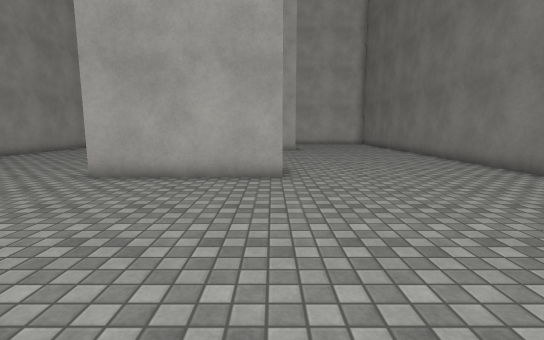
[1] (above)

16 first-person views from a walk through a 3-D level made in the Unity game engine. The camera is 1.3 m above the floor, tilts 8° down and sees 85° across. Doors are open. The floor is counted in squares, 1 m on a side. Each view is taken from the middle of a square. On the plan, view 1 faces up. The plan holds only what a view shows up to about 14 squares ahead; the rest is blank. The place goes on beyond the plan. Some animated figures are not drawn. Surface patterns are stand-ins for the level's own textures.

[2]
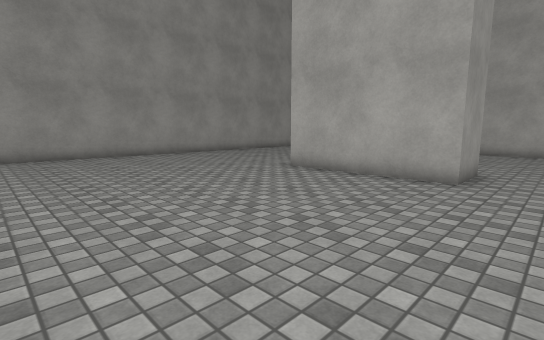

[3]
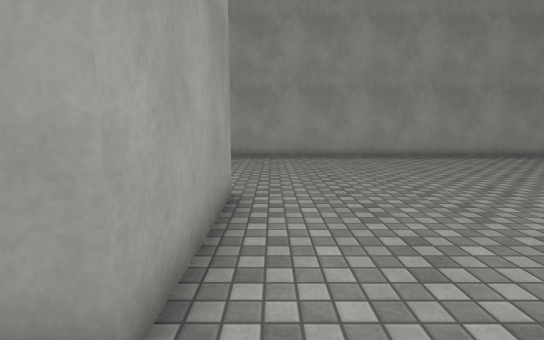

[4]
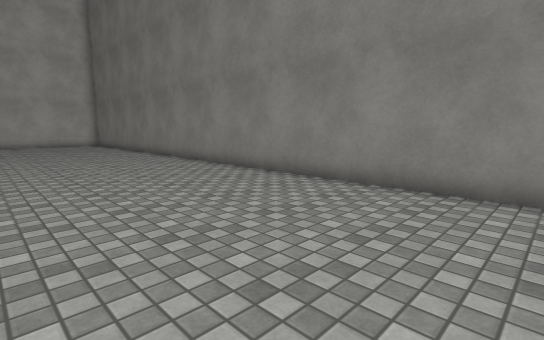

[5]
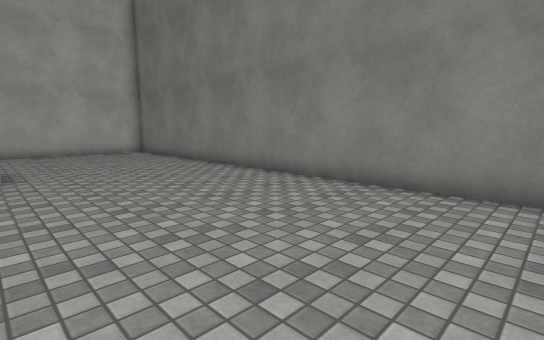

[6]
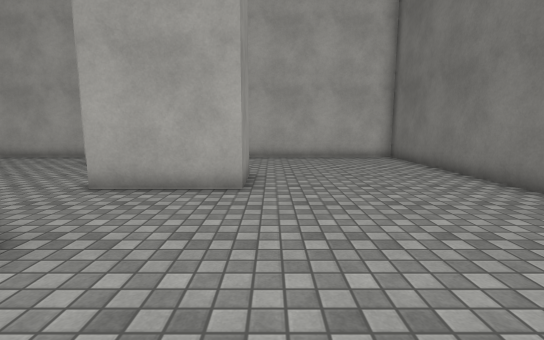

[7]
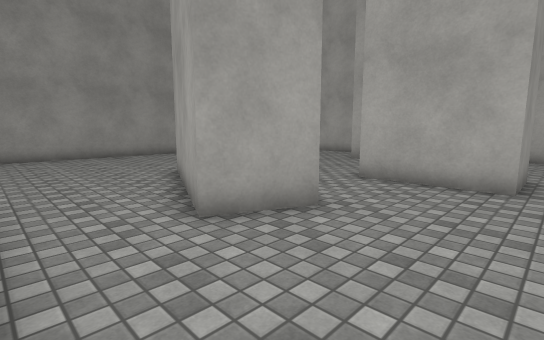

[8]
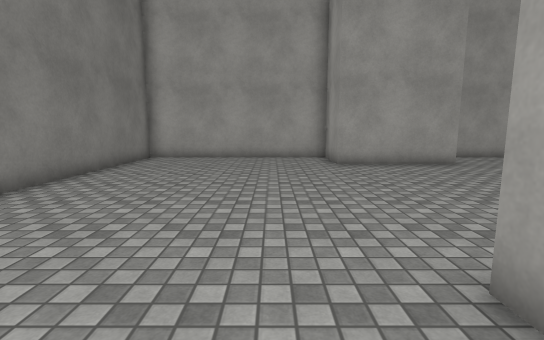

[9]
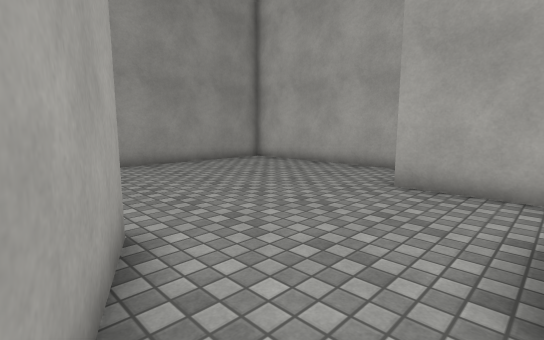

[10]
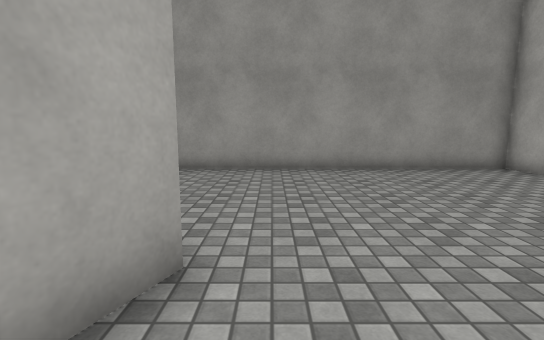

[11]
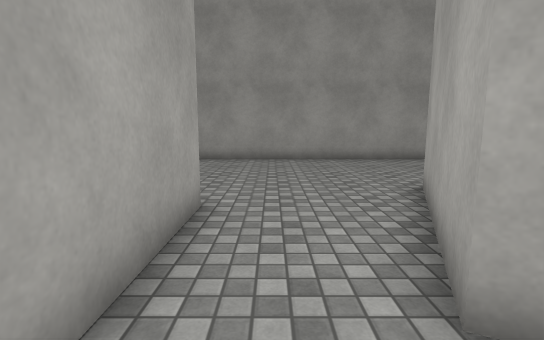

[12]
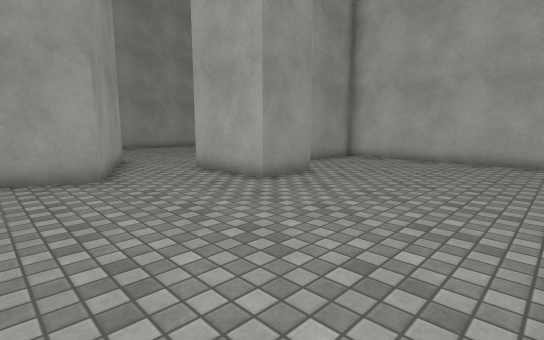

[13]
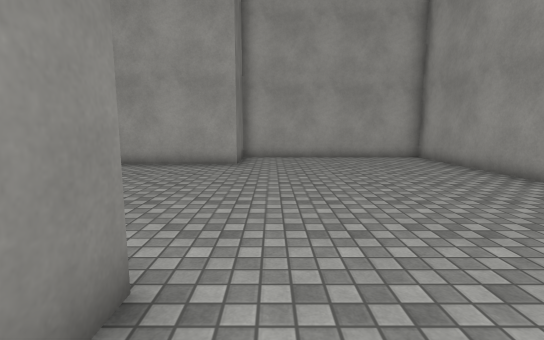

[14]
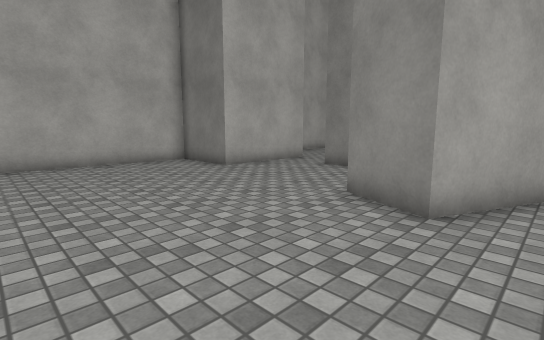

[15]
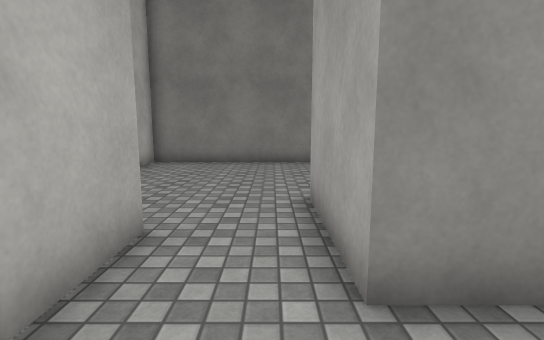

[16]
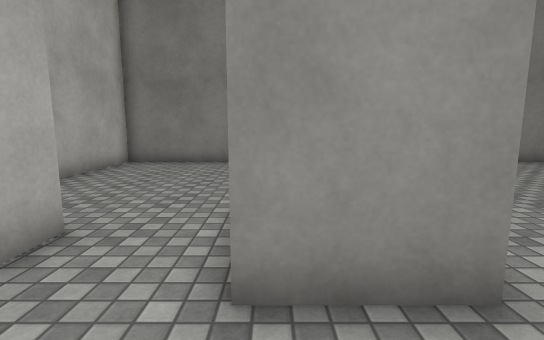

### Floor plan
Points are (right, up) in squares from view 1. A wall is a line through its corners. A room is listed if a view was taken in it or the views show most of it. See-through windows are left out.
Room 1 (views 1, 2, 3, 4, 5, 6, 7, 8, 9, 10, 11, 12, 13, 14, 15, 16)
walls: (-1.8, 12.2) (-6.5, 14.3) (-5.6, 16.2) (-0.9, 14.1) (-1.8, 12.2); (0.3, 9.9) (0.3, 7.8) (-4.9, 7.8) (-4.9, 9); (-4.9, 9.8) (-1.1, 9.8); (-2, 17.3) (-2, 19.3) (1.4, 19.3) (1.4, 17.3) (-2, 17.3); (-0.4, 21.6) (-4.7, 21.6) (-4.7, 24.6) (-12.5, 24.6) (-12.5, -3.2) (-4.7, -3.2) (-4.7, -0.8) (-0.4, -0.8) (-0.4, -3.2) (7.4, -3.2) (7.4, 24.6) (-0.4, 24.6) (-0.4, 21.6)

Where each view was taken, in squares from view 1:
view 1: 0 up, 0 right, facing up
view 2: 0 up, 2 right, facing up-left
view 3: 0 up, 1 right, facing left
view 4: 0 up, 1 right, facing up-right
view 5: 8 up, 1 right, facing up-right
view 6: 11 up, 2 right, facing up
view 7: 10 up, 2 right, facing up-left
view 8: 10 up, 2 right, facing down
view 9: 15 up, 2 left, facing up-left
view 10: 17 up, 3 left, facing left
view 11: 11 up, 0 right, facing left
view 12: 12 up, 7 right, facing up-left
view 13: 10 up, 6 left, facing down
view 14: 13 up, 11 left, facing up-right
view 15: 20 up, 4 left, facing right
view 16: 19 up, 4 left, facing right
